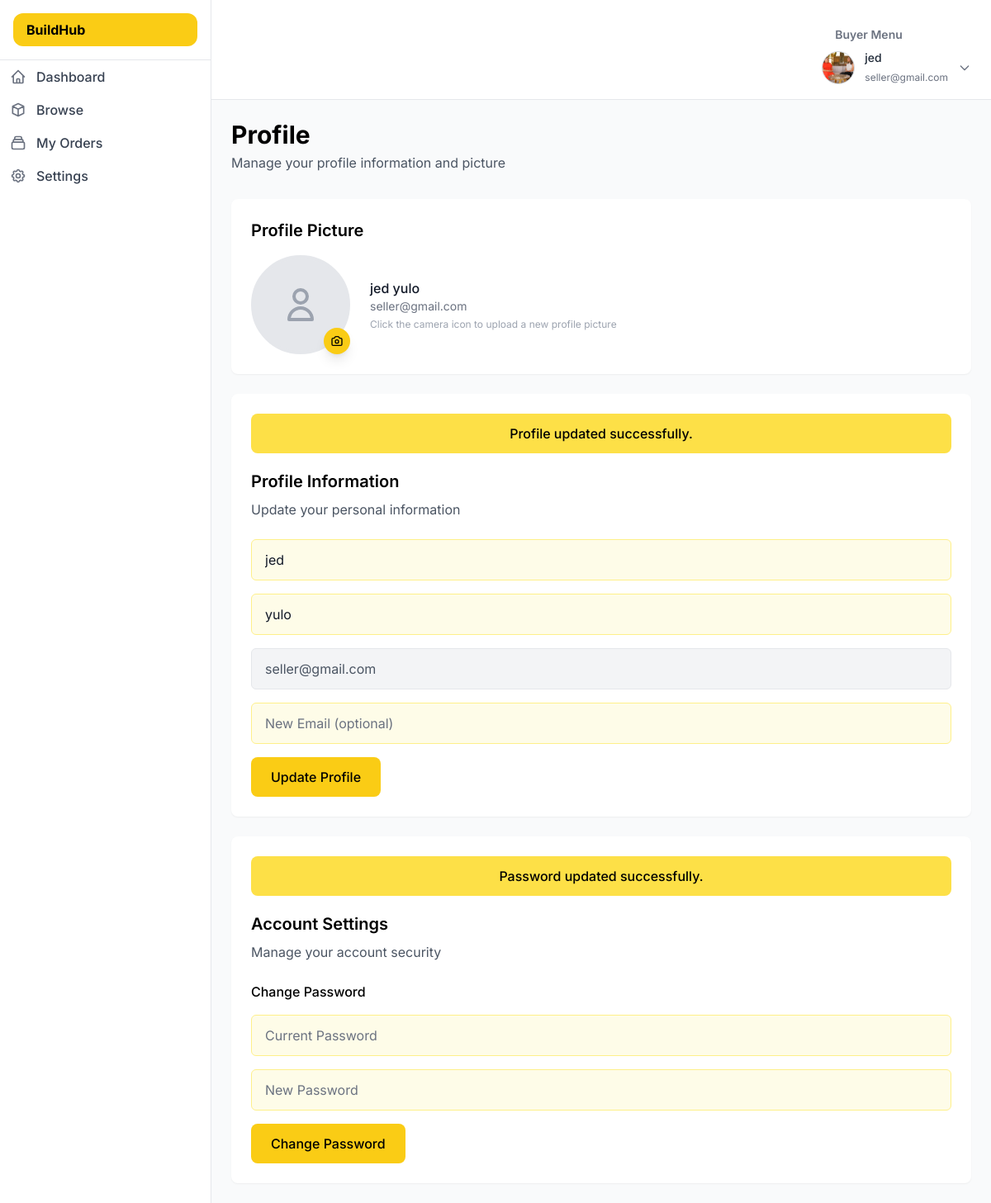
/Buildhub/buyer/profile.php (signed in), run on the app's committed database.
### tables this page shows
CREATE TABLE `users` (
  `id` int(11) UNSIGNED NOT NULL,
  `fname` varchar(255) NOT NULL,
  `lname` varchar(2255) NOT NULL,
  `email` varchar(255) NOT NULL,
  `profile_picture` varchar(255) DEFAULT NULL,
  `password` varchar(255) DEFAULT NULL,
  `role` enum('buyer','seller') NOT NULL
);

### Buildhub/buyer/profile.php (the view, shortened to what this page needs)
<?php
$conn = mysqli_connect("localhost","root","","user_db");
$buyerId = (int)($_SESSION['user_id'] ?? 0);
function h($v){ return htmlspecialchars((string)($v ?? ""), ENT_QUOTES, 'UTF-8'); }
$userData = null;
if ($conn && $buyerId > 0) {
  $sql = "SELECT fname, lname, email, profile_picture FROM users WHERE id = ? LIMIT 1";
  if ($stmt = mysqli_prepare($conn, $sql)) {
    mysqli_stmt_bind_param($stmt, 'i', $buyerId);
    mysqli_stmt_execute($stmt);
    $result = mysqli_stmt_get_result($stmt);
    $userData = $result->fetch_assoc();
  }
}
$profilePicture = $userData['profile_picture'] ?? null;
$profilePicturePath = $profilePicture ? "../images/profiles/" . $profilePicture : null;
?>
<!DOCTYPE html>
<html lang="en">
<head>
    <script src="https://cdn.tailwindcss.com"></script>
</head>
<body class="bg-gray-50 overflow-y-auto">
    <div class="flex flex-col h-screen">
        <?php include '../nav/topbar_buyer.php'; ?>
        <div class="flex flex-1">
            <?php include '../nav/sidebar_buyer.php'; ?>
            <main class="ml-16 md:ml-64 p-6 flex-1 overflow-y-auto">
                <div class="mb-8">
                    <h1 class="text-3xl font-bold text-black">Profile</h1>
                    <p class="text-gray-600 mt-1">Manage your profile information and picture</p>
                </div>
                <div class="bg-white rounded-lg shadow-sm p-6 mb-6">
                    <h2 class="text-xl font-semibold text-black mb-4">Profile Picture</h2>
                    <div class="flex items-center space-x-6">
                        <div class="relative">
                            <?php if ($profilePicturePath && file_exists($profilePicturePath)): ?>
                                <img src="<?php echo h($profilePicturePath); ?>"
                                     alt="Profile Picture"
                                     class="profile-picture rounded-full border-4 border-gray-200">
                            <?php else: ?>
                                <div class="profile-picture rounded-full border-4 border-gray-200 bg-gray-200 flex items-center justify-center">
                                    <svg class="w-12 h-12 text-gray-400" fill="none" stroke="currentColor" viewBox="0 0 24 24">
                                        <path stroke-linecap="round" stroke-linejoin="round" stroke-width="2" d="M16 7a4 4 0 11-8 0 4 4 0 018 0zM12 14a7 7 0 00-7 7h14a7 7 0 00-7-7z"></path>
                                    </svg>
                                </div>
                            <?php endif; ?>
                            <form id="profilePictureForm" method="POST" action="update_profile.php" enctype="multipart/form-data" class="absolute bottom-0 right-0">
                                <button type="button"
                                        onclick="document.getElementById('profilePictureInput').click()"
                                        class="bg-yellow-400 text-black p-2 rounded-full hover:bg-yellow-500 transition-colors duration-200 shadow-lg">
                                </button>
                            </form>
                        </div>
                        <div>
                            <h3 class="font-medium text-gray-900"><?php echo h(($userData['fname'] ?? '') . ' ' . ($userData['lname'] ?? '')); ?></h3>
                            <p class="text-sm text-gray-500"><?php echo h($userData['email'] ?? ''); ?></p>
                            <p class="text-xs text-gray-400 mt-1">Click the camera icon to upload a new profile picture</p>
                        </div>
                    </div>
                </div>
                <form method="POST" action="update_profile.php" class="bg-white rounded-lg shadow-sm p-6 mb-6">
                    <?php if (isset($_SESSION['profile_success']) || isset($_SESSION['profile_error'])): ?>
                        <div class="w-full bg-yellow-300 text-black font-medium p-3 mb-5 rounded-lg text-center">
                            <?php
                                if (isset($_SESSION['profile_success'])) { echo h($_SESSION['profile_success']); unset($_SESSION['profile_success']); }
                                elseif (isset($_SESSION['profile_error'])) { echo h($_SESSION['profile_error']); unset($_SESSION['profile_error']); }
                            ?>
                        </div>
                    <?php endif; ?>
                    <h2 class="text-xl font-semibold text-black mb-2">Profile Information</h2>
                    <p class="text-gray-600 mb-6">Update your personal information</p>
                    <div class="space-y-4">
                        <input type="text"
                               name="fname"
                               placeholder="First Name"
                               value="<?php echo h($userData['fname'] ?? ''); ?>"
                               class="w-full px-4 py-3 bg-yellow-50 border border-yellow-200 rounded-md text-gray-900 placeholder-gray-500 focus:outline-none focus:ring-2 focus:ring-yellow-500 focus:border-transparent">
                        <input type="text"
                               name="lname"
                               placeholder="Last Name"
                               value="<?php echo h($userData['lname'] ?? ''); ?>"
                               class="w-full px-4 py-3 bg-yellow-50 border border-yellow-200 rounded-md text-gray-900 placeholder-gray-500 focus:outline-none focus:ring-2 focus:ring-yellow-500 focus:border-transparent">
                        <input type="email"
                               name="current_email"
                               placeholder="Current Email"
                               value="<?php echo h($userData['email'] ?? ''); ?>"
                               readonly
                               class="w-full px-4 py-3 bg-gray-100 border border-gray-200 rounded-md text-gray-600">
                        <input type="email"
                               name="new_email"
                               placeholder="New Email (optional)"
                               class="w-full px-4 py-3 bg-yellow-50 border border-yellow-200 rounded-md text-gray-900 placeholder-gray-500 focus:outline-none focus:ring-2 focus:ring-yellow-500 focus:border-transparent">
                        <button type="submit"
                                name="update_profile"
                                class="bg-yellow-400 text-black px-6 py-3 rounded-lg font-medium hover:bg-yellow-300 transition-colors duration-200">
                            Update Profile
                        </button>
                    </div>
                </form>
                <form id="pwForm" method="POST" action="update_profile.php" autocomplete="off" class="bg-white rounded-lg shadow-sm p-6">
                    <?php if (isset($_SESSION['password_success']) || isset($_SESSION['password_error'])): ?>
                        <div class="w-full bg-yellow-300 text-black font-medium p-3 mb-5 rounded-lg text-center">
                            <?php
                                if (isset($_SESSION['password_success'])) { echo h($_SESSION['password_success']); unset($_SESSION['password_success']); }
                                elseif (isset($_SESSION['password_error'])) { echo h($_SESSION['password_error']); unset($_SESSION['password_error']); }
                            ?>
                        </div>
                    <?php endif; ?>
                    <h2 class="text-xl font-semibold text-black mb-2">Account Settings</h2>
                    <p class="text-gray-600 mb-6">Manage your account security</p>
                    <div class="space-y-4">
                        <h3 class="font-medium text-black">Change Password</h3>
                        <input
                            data-sync="current_password"
                            type="password"
                            placeholder="Current Password"
                            autocomplete="off"
                            readonly
                            class="w-full px-4 py-3 bg-yellow-50 border border-yellow-200 rounded-md text-gray-900 placeholder-gray-500 focus:outline-none focus:ring-2 focus:ring-yellow-500 focus:border-transparent"
                        >
                        <input
                            data-sync="new_password"
                            type="password"
                            placeholder="New Password"
                            autocomplete="off"
                            readonly
                            class="w-full px-4 py-3 bg-yellow-50 border border-yellow-200 rounded-md text-gray-900 placeholder-gray-500 focus:outline-none focus:ring-2 focus:ring-yellow-500 focus:border-transparent"
                        >
                        <button type="submit"
                                class="bg-yellow-400 text-black px-6 py-3 rounded-lg font-medium hover:bg-yellow-300 transition-colors duration-200">
                            Change Password
                        </button>
                    </div>
                </form>
            </main>
        </div>
    </div>
</body>
</html>

### Buildhub/buyer/profile.php (style rules this page uses)
body { font-family: 'Inter', sans-serif; }
.profile-picture { width: 120px; height: 120px; object-fit: cover; }

### data on the page
users: fname+lname "jed yulo", email "seller@gmail.com", fname "jed", lname "yulo", current_email "seller@gmail.com"

### other printed values
$_SESSION['fname'] "jed"
$_SESSION['email'] "seller@gmail.com"
$_SESSION['profile_success'] "Profile updated successfully."
$_SESSION['password_success'] "Password updated successfully."
